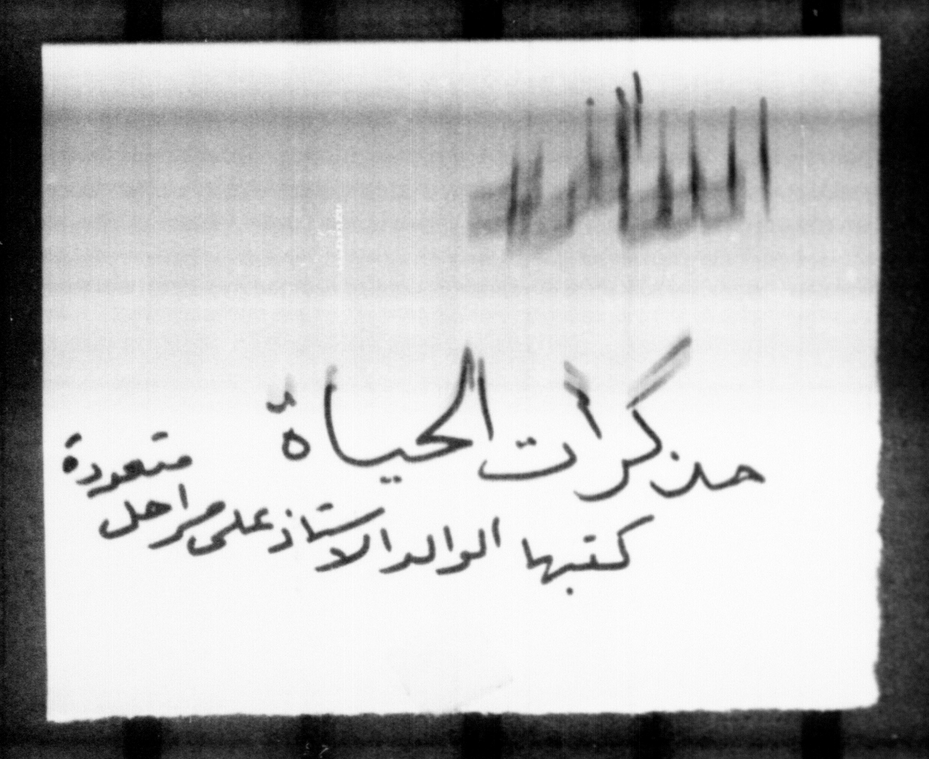
#> input picture testing dataset/Micro/nam_a-naaman_06_0001.tif, 929 x 759 px, shrunk from 2048 x 1673 before the run
$ python -i quality.py   (imports and definitions only)   (older library calls are emulated)
#> lines starting #> are read from the running program, lines starting #| are printed output that depends on the picture; after the words box and inside, x2 and y2 are one past the last pixel; in counts of white or black regions, pixels touching at a corner belong together
#> further down, picture is the input picture: shape (759, 929, 3); min 0, max 255, mean 183.8
"""
shared/normalization/quality.py
---------------------------------
Real quality metric computation for IEP1C normalized output images.

All metrics operate on the normalized array produced by normalize_single_page
or split_and_normalize.  Inputs are H×W×C or H×W uint8 ndarrays.

Metrics:
    blur_score          — sharpness via Laplacian variance, in [0, 1]
    border_score        — crop-border uniformity, in [0, 1]
    foreground_coverage — content fraction via Otsu thresholding, in [0, 1]
    skew_residual       — residual skew via Hough lines, in degrees (>= 0)

Calibration note: normalisation constants are conservative estimates typical
for scanned library documents.  Calibration against held-out AUB validation
data is deferred to Phase 9.

Exported:
    QualityMetricsResult   — dataclass holding all four metrics
    compute_blur_score
    compute_border_score
    compute_foreground_coverage
    compute_skew_residual
    compute_quality_metrics — convenience wrapper for all four
"""

from __future__ import annotations

from dataclasses import dataclass

import cv2
import numpy as np

# ── Calibration constants ─────────────────────────────────────────────────────

# Laplacian variance at which blur_score saturates to 1.0.
# A sharp, well-focused document scan typically reaches 500-2000.
_BLUR_SATURATE_AT: float = 2000.0

# Border strip as fraction of the shorter image dimension.
_BORDER_FRAC: float = 0.05

# Pixel-value standard-deviation of the border strip at which border_score = 0.
# A non-uniform border (e.g. includes part of an adjacent page) easily reaches 50.
_BORDER_STD_MAX: float = 50.0

# Minimum Hough accumulator votes to accept a line for skew estimation.
# A higher threshold filters out short/spurious lines from noise, ads, and
# image edges in complex layouts like newspapers.  For a ~2000 px-wide scan a
# real text baseline easily exceeds 200 edge pixels.
_HOUGH_THRESHOLD: int = 200


# ── Result type ───────────────────────────────────────────────────────────────


@dataclass(frozen=True)
class QualityMetricsResult:
    """
    All four quality metrics for a normalised page image.

    Fields:
        blur_score          — sharpness signal in [0, 1]; higher = sharper
        border_score        — border uniformity in [0, 1]; higher = cleaner crop
        foreground_coverage — fraction of pixels classified as content in [0, 1]
        skew_residual       — remaining skew angle in degrees (>= 0)
    """

    blur_score: float
    border_score: float
    foreground_coverage: float
    skew_residual: float


# ── Public API ────────────────────────────────────────────────────────────────


def compute_blur_score(image: np.ndarray) -> float:
    """
    Estimate sharpness via the variance of the Laplacian.

    A sharp document (high edge contrast) produces high Laplacian variance and
    therefore a high score.  A blurry or uniform image produces a low score.

    Args:
        image: H×W×C or H×W uint8 ndarray

    Returns:
        float in [0, 1]; 1.0 = very sharp, 0.0 = completely uniform
    """
    gray = _to_gray(image)
    variance = float(cv2.Laplacian(gray, cv2.CV_64F).var())
#> variance = 117.3
    return min(1.0, variance / _BLUR_SATURATE_AT)


def compute_border_score(image: np.ndarray) -> float:
    """
    Estimate crop accuracy via border-strip pixel uniformity.

    A well-cropped page has a uniform border (background only).  Non-uniform
    borders suggest the crop includes content from an adjacent page or binding.

    Args:
        image: H×W×C or H×W uint8 ndarray

    Returns:
        float in [0, 1]; 1.0 = perfectly uniform borders, 0.0 = very variable
    """
    gray = _to_gray(image)
    h, w = gray.shape[:2]
    bw = max(1, int(min(h, w) * _BORDER_FRAC))

    border = np.concatenate(
        [
            gray[:bw, :].ravel(),
            gray[max(0, h - bw) :, :].ravel(),
            gray[:, :bw].ravel(),
            gray[:, max(0, w - bw) :].ravel(),
        ]
    )
    std = float(np.std(border.astype(np.float64)))
#> std = 20.58
    return max(0.0, 1.0 - std / _BORDER_STD_MAX)


def compute_foreground_coverage(image: np.ndarray) -> float:
    """
    Estimate the fraction of the image covered by content (non-background).

    Uses Otsu thresholding on the grayscale image.  A uniform image (no
    variation between background and foreground) returns 0.0.

    Args:
        image: H×W×C or H×W uint8 ndarray

    Returns:
        float in [0, 1]; fraction of pixels classified as foreground
    """
    gray = _to_gray(image)
    # Otsu is ill-defined for a uniform image; return 0.0 immediately
    if int(gray.min()) == int(gray.max()):
        return 0.0
    _, binary = cv2.threshold(gray, 0, 255, cv2.THRESH_BINARY_INV + cv2.THRESH_OTSU)
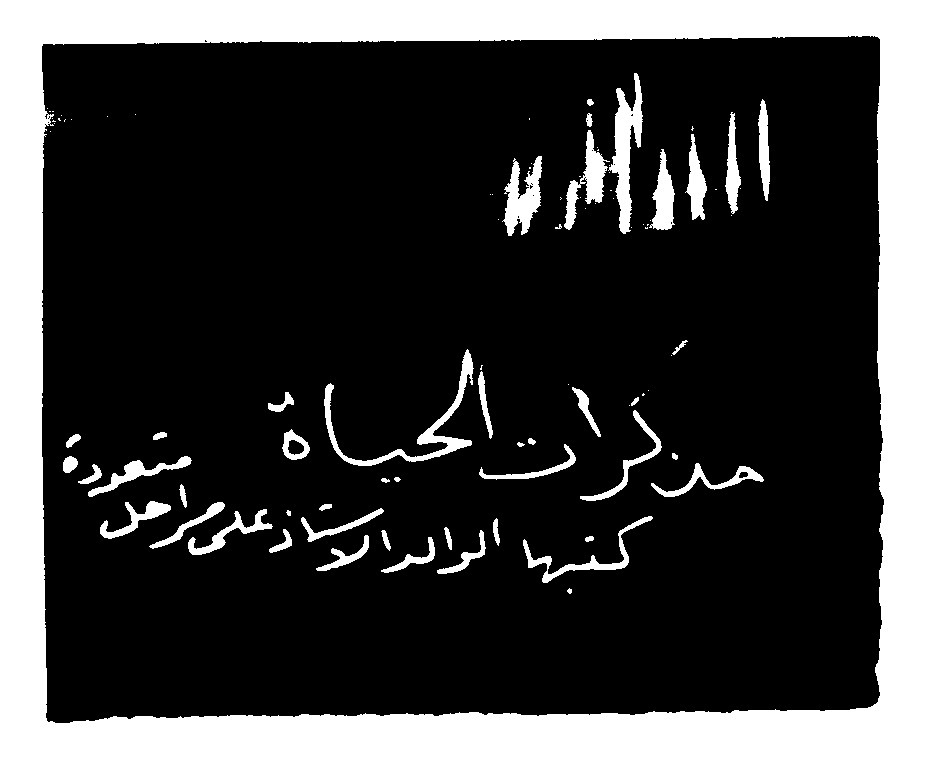
#> binary: shape (759, 929); 23.5% white; 93 white regions (46 under 20 px), largest, box (x1, y1, x2, y2) and area: (0, 0, 929, 759) 142360, (608, 73, 643, 234) 2397, (324, 349, 474, 466) 2218
    return float(np.mean(binary > 0))


def compute_skew_residual(image: np.ndarray) -> float:
    """
    Estimate residual skew (degrees) via Hough line detection.

    Detects dominant near-horizontal lines and computes their mean angular
    deviation from horizontal.  Returns 0.0 when no lines are detected (e.g.
    blank or uniform image).

    Args:
        image: H×W×C or H×W uint8 ndarray

    Returns:
        float >= 0; estimated residual skew in degrees
    """
    gray = _to_gray(image)
    edges = cv2.Canny(gray, 50, 150)
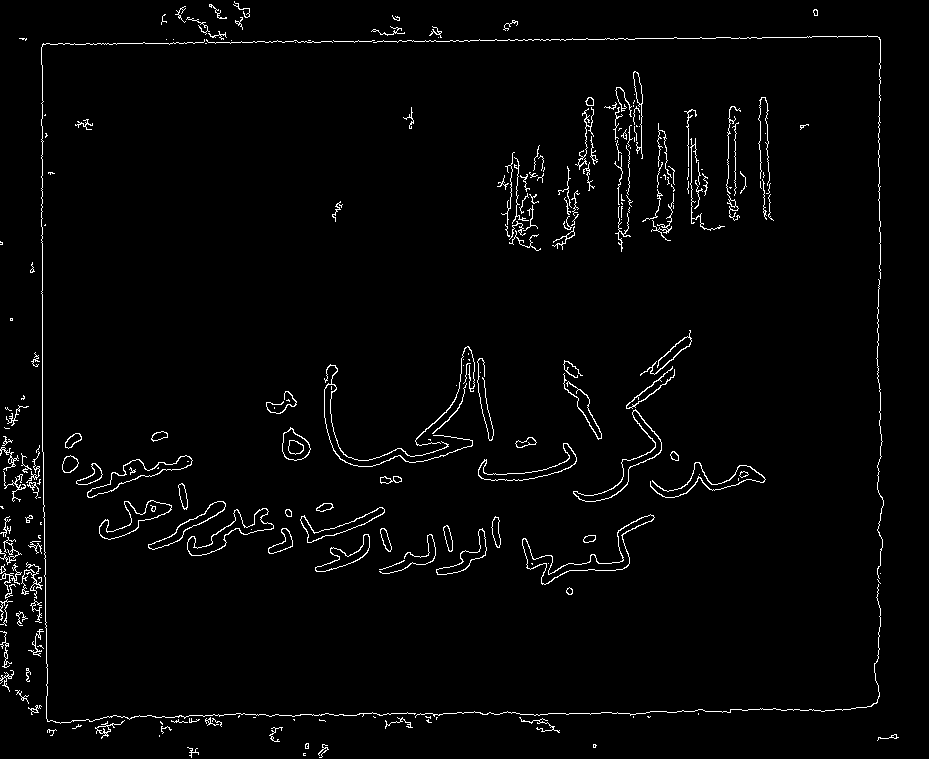
#> edges: shape (759, 929); 2.3% white in thin lines or dots
    lines = cv2.HoughLines(edges, 1, np.pi / 180, _HOUGH_THRESHOLD)
#> lines = [[42, 0], [-35, 3.12]]
    if lines is None:
        return 0.0

    deviations: list[float] = []
    for line in lines:
        theta = float(line[0][1])
        # theta ∈ [0, π]; convert to signed angle from horizontal
        angle_deg = float(np.degrees(theta)) - 90.0
        if abs(angle_deg) <= 45.0:  # consider only near-horizontal lines
            deviations.append(abs(angle_deg))
#> this loop made 2 passes
#> (line, theta, angle_deg) on passes 1 to 2: ([[42, 0]], 0, -90), ([[-35, 3.12]], 3.12, 89)
#> after the loop, deviations = []

    return float(np.median(deviations)) if deviations else 0.0


def compute_quality_metrics(image: np.ndarray) -> QualityMetricsResult:
    """
    Compute all four quality metrics for a normalised page image.

    Args:
        image: H×W×C or H×W uint8 ndarray (normalised output)

    Returns:
        QualityMetricsResult
    """
    return QualityMetricsResult(
        blur_score=compute_blur_score(image),
        border_score=compute_border_score(image),
        foreground_coverage=compute_foreground_coverage(image),
        skew_residual=compute_skew_residual(image),
    )


# ── Internal helpers ──────────────────────────────────────────────────────────


def _to_gray(image: np.ndarray) -> np.ndarray:
    """Convert H×W×C to H×W grayscale; return as-is if already 2-D."""
    if image.ndim == 3:
        return cv2.cvtColor(image, cv2.COLOR_BGR2GRAY)
    return image

>>> import cv2
>>> picture = cv2.imread('../../testing dataset/Micro/nam_a-naaman_06_0001.tif')
>>> result = compute_quality_metrics(picture)

$ run again, on testing dataset/Micro/nam_a-naaman_06_0005.tif
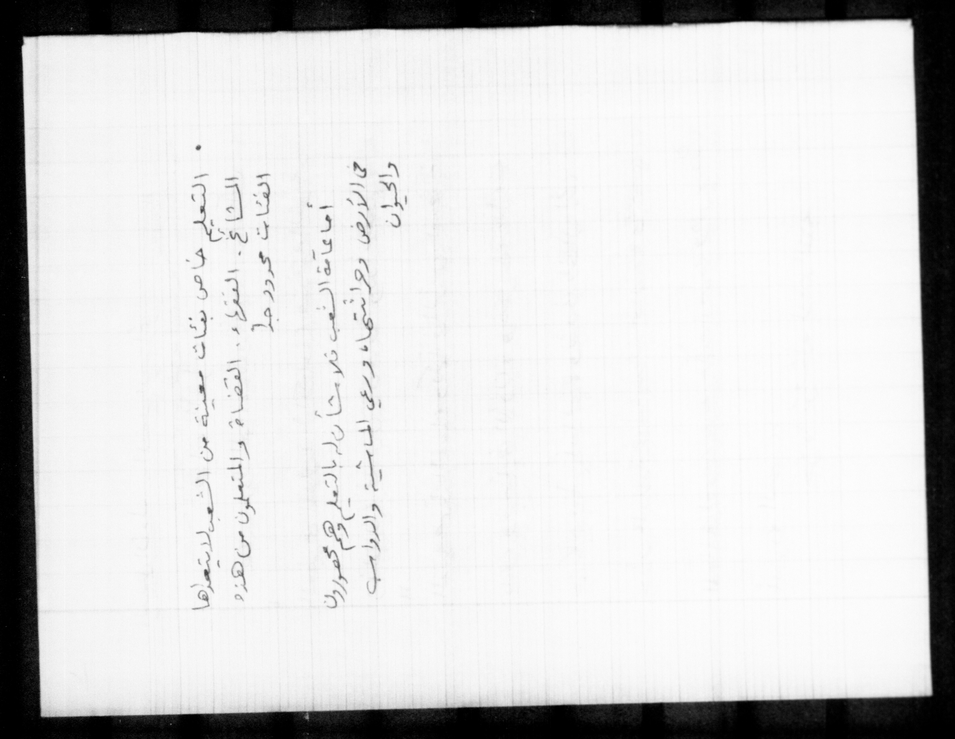
#> input picture testing dataset/Micro/nam_a-naaman_06_0005.tif, 955 x 739 px, shrunk from 2048 x 1584 before the run
#> picture is the input picture: shape (739, 955, 3); min 0, max 254, mean 211.3
#> variance = 154.1
#> std = 76.35
#> in compute_foreground_coverage, `_, binary = cv2.threshold(gray, 0, 255, cv2.THRESH_BINARY_INV + cv2.TH..`:
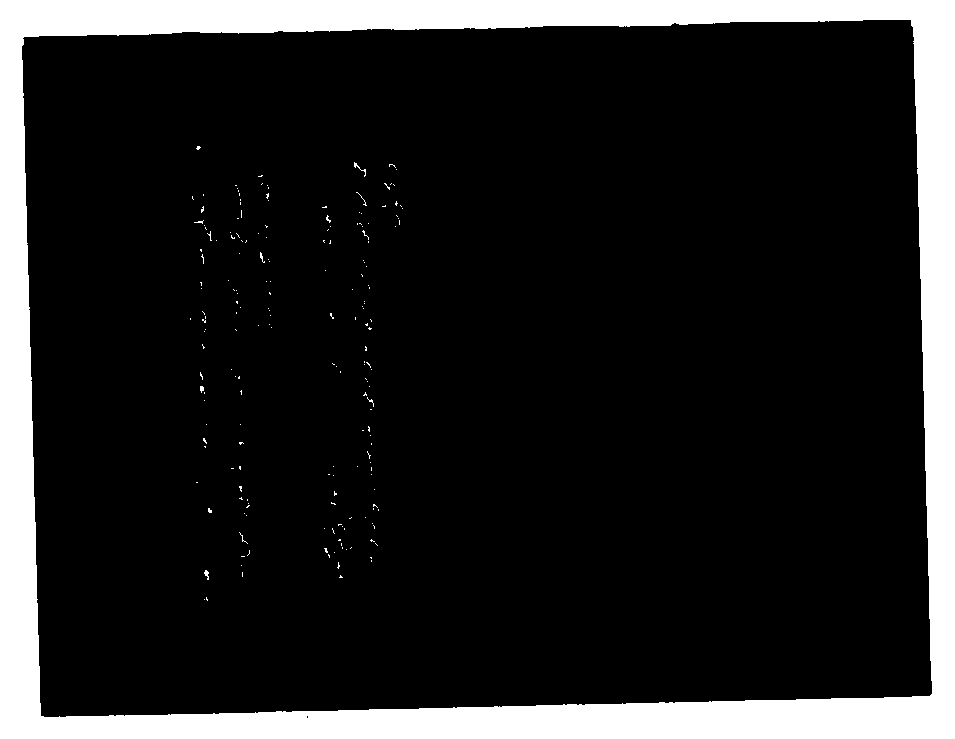
#> binary: shape (739, 955); 14.4% white; 197 white regions (192 under 20 px), largest, box (x1, y1, x2, y2) and area: (0, 0, 955, 739) 100822, (354, 162, 366, 177) 35, (204, 570, 209, 580) 28, (260, 252, 265, 263) 21, (200, 386, 204, 393) 21
#> in compute_skew_residual, `edges = cv2.Canny(gray, 50, 150)`:
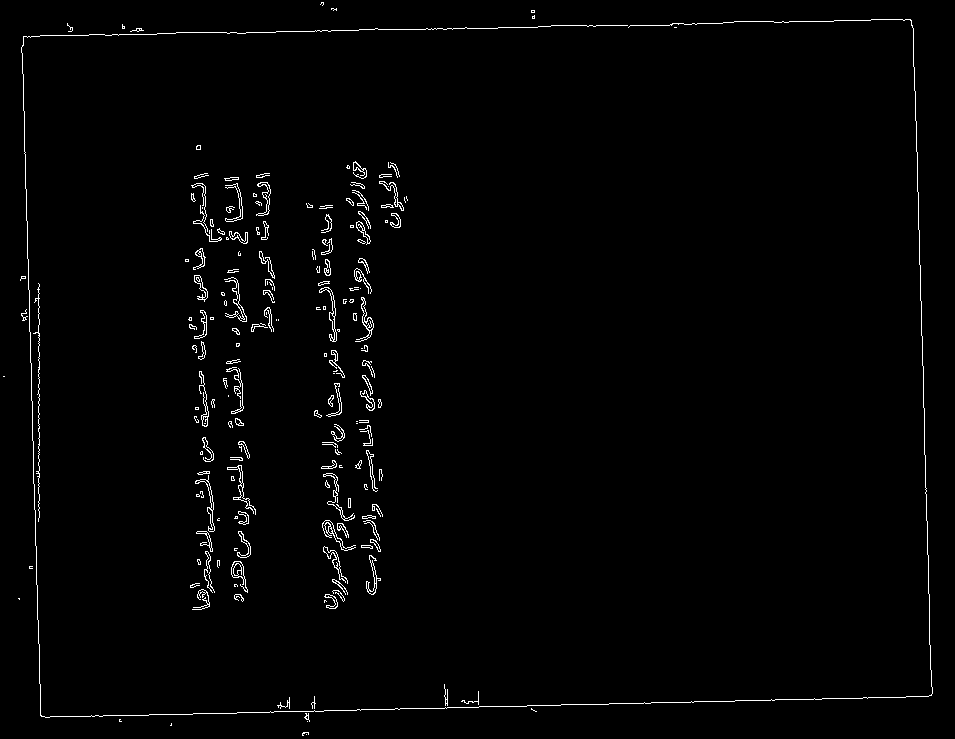
#> edges: shape (739, 955); 1.5% white in thin lines or dots
#> lines = [[36, 1.55]]
#> the loop in compute_skew_residual, `for line in lines:` made 1 pass
#> (line, theta, angle_deg) on pass 1: ([[36, 1.55]], 1.55, -1)
#> after the loop in compute_skew_residual, `for line in lines:`: deviations = [1]
